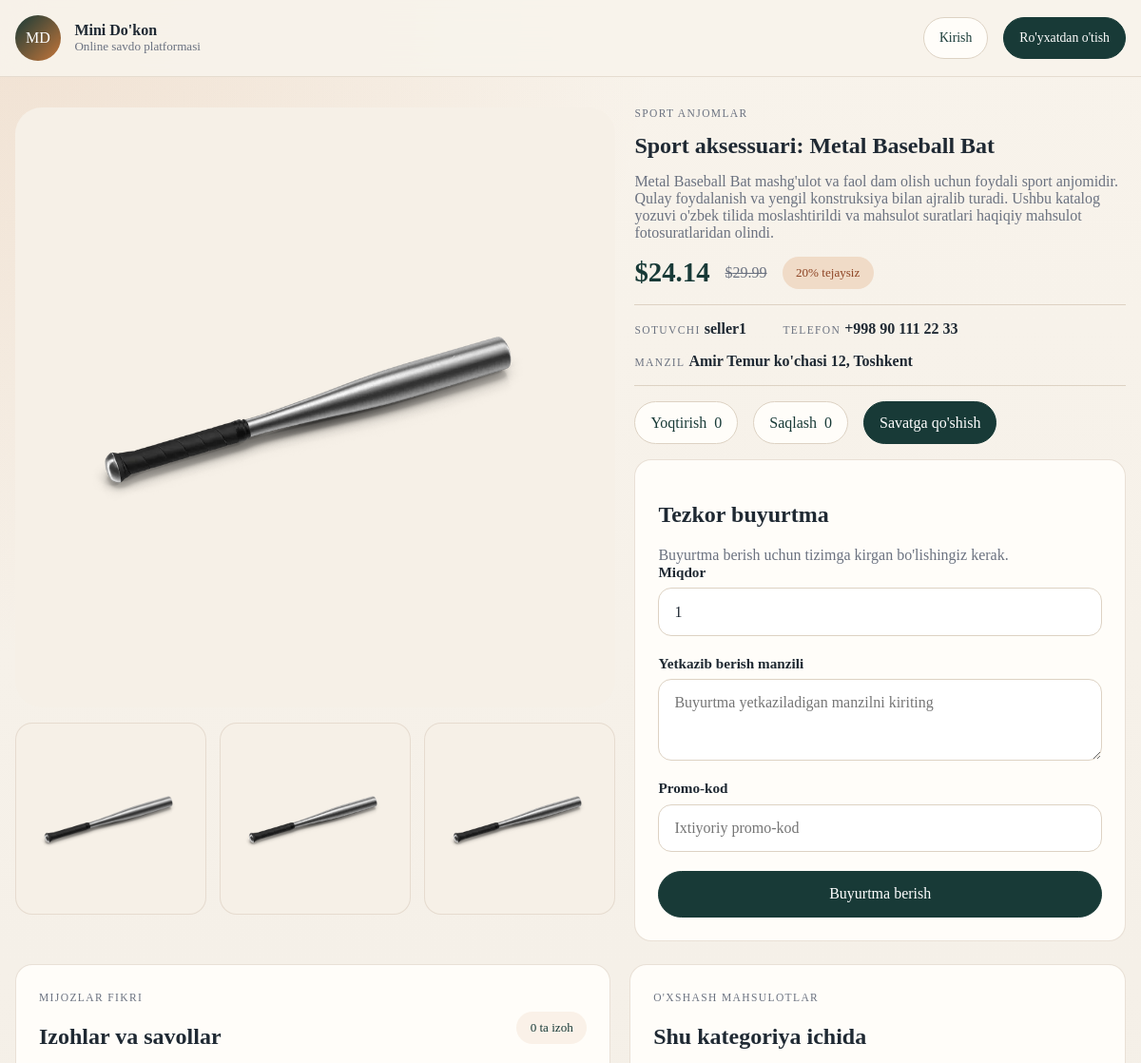
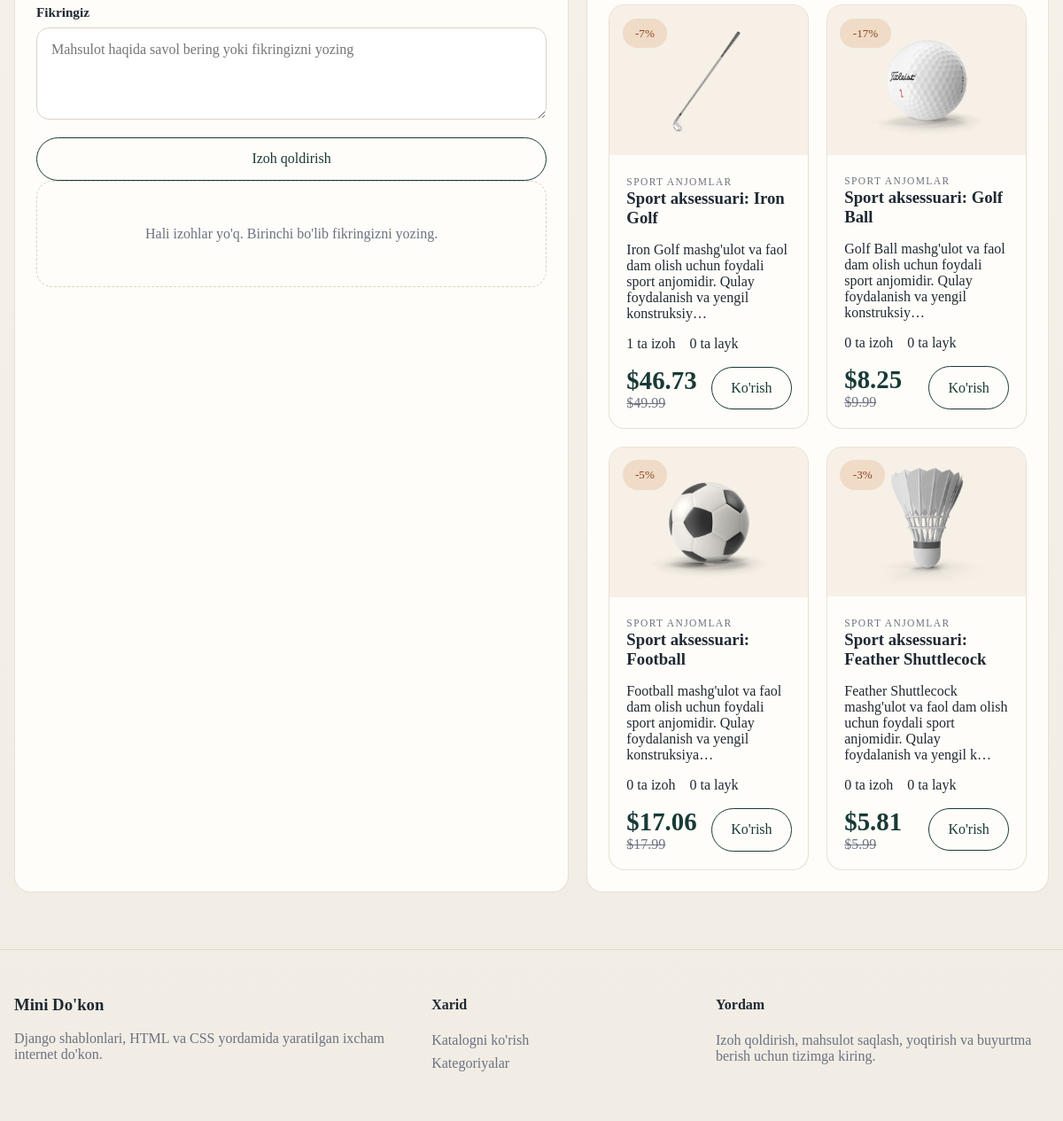
The app's page /products/434/ with its own data (2 pictures, top to bottom).
### products/models.py (models this page shows, shortened)
class Product(models.Model):
    author = models.ForeignKey(CustomUser, on_delete=models.CASCADE)
    category = models.ForeignKey(Category, on_delete=models.CASCADE)
    title = models.CharField(max_length=150)
    description = models.TextField()
    price = models.DecimalField(max_digits=10000000, decimal_places=2)
    address = models.CharField(max_length=150)
    phone_number = models.CharField(max_length=17)
    discount_percent = models.DecimalField(max_digits=5, decimal_places=2, default=0)
    def discounted_price(self):
        if self.discount_percent > 0:
            return self.price * (Decimal(100) - self.discount_percent) / Decimal(100)
        return self.price
    @property
    def cover_image(self):
        return self.images.first()
    @property
    def has_discount(self):
        return self.discount_percent > 0
    class Meta:
        ordering = ("-id",)

class ProductImage(models.Model):
    product = models.ForeignKey(
        Product, on_delete=models.CASCADE, related_name="images"
    )
    image = models.ImageField(
        upload_to="products/", default="products/default_product.png"
    )

class Category(models.Model):
    name = models.CharField(max_length=20)
    class Meta:
        ordering = ("name",)

### accounts/models.py (models this page shows, shortened)
class CustomUser(AbstractUser):
    USER_TYPES = (
        ("admin", "Admin"),
        ("user", "User"),
        ("seller", "Seller"),
    )
    id = models.UUIDField(unique=True, primary_key=True, editable=False, default=uuid.uuid4)
    created_at = models.DateTimeField(auto_now_add=True)
    updated_at = models.DateTimeField(auto_now=True)
    type = models.CharField(max_length=20, choices=USER_TYPES, default="user")
    avatar = models.ImageField(
        upload_to="avatars/", default="avatars/default_avatar.png", blank=True
    )

### products/views.py (the view)
# urls.py: path("products/<int:pk>/", ProductDetailView.as_view(), name="detail"),
class ProductDetailView(DetailView):
    model = Product
    template_name = "products/detail.html"
    context_object_name = "product"
    def get_queryset(self):
        return (
            Product.objects.select_related("author", "category")
            .prefetch_related("images", "comments__author")
            .annotate(comment_total=Count("comments", distinct=True))
            .annotate(like_total=Count("likes", distinct=True))
            .annotate(saved_total=Count("saved_by", distinct=True))
        )
    def get_context_data(self, **kwargs):
        context = super().get_context_data(**kwargs)
        context["comment_form"] = kwargs.get("comment_form", CommentForm())
        context["checkout_form"] = CheckoutForm()
        context["related_products"] = (
            Product.objects.select_related("category")
            .prefetch_related("images")
            .filter(category=self.object.category)
            .exclude(pk=self.object.pk)[:4]
        )
        user = self.request.user
        context["is_liked"] = user.is_authenticated and Like.objects.filter(
            user=user, product=self.object
        ).exists()
        context["is_saved"] = user.is_authenticated and Saved.objects.filter(
            user=user, product=self.object
        ).exists()
        context["is_in_cart"] = False
        if user.is_authenticated:
            card = Card.objects.filter(user=user).first()
            if card:
                context["is_in_cart"] = CardItem.objects.filter(
                    card=card, product=self.object
                ).exists()
        return context

### products/forms.py
class CommentForm(forms.ModelForm):
    class Meta:
        model = Comment
        fields = ["body"]
        widgets = {
            "body": forms.Textarea(
                attrs={
                    "rows": 4,
                    "placeholder": "Mahsulot haqida savol bering yoki fikringizni yozing",
                }
            )
        }
        labels = {
            "body": "Fikringiz",
        }

### orders/forms.py
class CheckoutForm(forms.Form):
    quantity = forms.IntegerField(min_value=1, initial=1, label="Miqdor", required=False)
    address = forms.CharField(
        label="Yetkazib berish manzili",
        widget=forms.Textarea(
            attrs={
                "rows": 3,
                "placeholder": "Buyurtma yetkaziladigan manzilni kiriting",
            }
        )
    )
    promo_code = forms.CharField(
        required=False,
        max_length=50,
        label="Promo-kod",
        widget=forms.TextInput(
            attrs={
                "placeholder": "Ixtiyoriy promo-kod",
            }
        ),
    )

### templates/products/detail.html (shortened to what this page needs)
{% extends "base.html" %}
{% block content %}
    <section class="detail-layout">
        <div class="detail-gallery">
            {% if product.cover_image %}
                <div class="detail-main-image">
                    <img src="{{ product.cover_image.image.url }}" alt="{{ product.title }}">
                </div>
            {% else %}
                <div class="detail-main-image detail-main-image--empty">Rasm mavjud emas</div>
            {% endif %}
            <div class="thumb-grid">
                {% for image in product.images.all %}
                    <div class="thumb-card">
                        <img src="{{ image.image.url }}" alt="{{ product.title }}">
                    </div>
                {% empty %}
                    <div class="thumb-card thumb-card--empty">Mahsulot suratlari hali yuklanmagan.</div>
                {% endfor %}
            </div>
        </div>
        <div class="detail-summary">
            <span class="section-tag">{{ product.category.name }}</span>
            <h1>{{ product.title }}</h1>
            <p class="lead">{{ product.description }}</p>
            <div class="detail-price">
                <strong>${{ product.discounted_price|floatformat:2 }}</strong>
                {% if product.has_discount %}
                    <span class="old-price">${{ product.price|floatformat:2 }}</span>
                    <span class="badge">{{ product.discount_percent|floatformat:0 }}% tejaysiz</span>
                {% endif %}
            </div>
            <div class="detail-meta">
                <div>
                    <span class="meta-label">Sotuvchi</span>
                    <strong>{{ product.author.username }}</strong>
                </div>
                <div>
                    <span class="meta-label">Telefon</span>
                    <strong>{{ product.phone_number }}</strong>
                </div>
                <div>
                    <span class="meta-label">Manzil</span>
                    <strong>{{ product.address }}</strong>
                </div>
            </div>
            <div class="action-grid">
                <form method="post" action="{% url 'products:toggle_like' product.pk %}" class="inline-form">
                    <button type="submit" class="action-pill">
                        {% if is_liked %}Laykni olib tashlash{% else %}Yoqtirish{% endif %}
                        <span>{{ product.like_total }}</span>
                    </button>
                </form>
                <form method="post" action="{% url 'products:toggle_save' product.pk %}" class="inline-form">
                    <button type="submit" class="action-pill">
                        {% if is_saved %}Saqlanganlardan olib tashlash{% else %}Saqlash{% endif %}
                        <span>{{ product.saved_total }}</span>
                    </button>
                </form>
                <form method="post" action="{% url 'orders:add_to_cart' product.pk %}" class="inline-form">
                    <button type="submit" class="action-pill action-pill--solid">
                        {% if is_in_cart %}Savatga yana qo'shish{% else %}Savatga qo'shish{% endif %}
                    </button>
                </form>
            </div>
            <div class="panel">
                <h2>Tezkor buyurtma</h2>
                <p class="panel-copy">Buyurtma berish uchun tizimga kirgan bo'lishingiz kerak.</p>
                <form method="post" action="{% url 'orders:checkout' product.pk %}" class="stack-form">
                    {% for field in checkout_form %}
                        <div class="field">
                            <label for="{{ field.id_for_label }}">{{ field.label }}</label>
                            {{ field }}
                        </div>
                    {% endfor %}
                    <button type="submit" class="button">Buyurtma berish</button>
                </form>
            </div>
        </div>
    </section>
    <section class="detail-sections">
        <div class="panel">
            <div class="section-head">
                <div>
                    <span class="section-tag">Mijozlar fikri</span>
                    <h2>Izohlar va savollar</h2>
                </div>
                <span class="meta-pill">{{ product.comment_total }} ta izoh</span>
            </div>
            <form method="post" action="{% url 'products:comment' product.pk %}" class="stack-form">
                <div class="field">
                    <label for="{{ comment_form.body.id_for_label }}">{{ comment_form.body.label }}</label>
                    {{ comment_form.body }}
                </div>
                <button type="submit" class="button button--ghost">Izoh qoldirish</button>
            </form>
            <div class="comment-list">
                {% for comment in product.comments.all %}
                    <article class="comment-card">
                        <div class="comment-card__top">
                            <strong>{{ comment.author.username }}</strong>
                            <span>{{ comment.created_at|date:"d M, Y" }}</span>
                        </div>
                        <p>{{ comment.body }}</p>
                    </article>
                {% empty %}
                    <div class="empty-state empty-state--small">
                        <p>Hali izohlar yo'q. Birinchi bo'lib fikringizni yozing.</p>
                    </div>
                {% endfor %}
            </div>
        </div>
        <div class="panel">
            <div class="section-head">
                <div>
                    <span class="section-tag">O'xshash mahsulotlar</span>
                    <h2>Shu kategoriya ichida</h2>
                </div>
            </div>
            <div class="product-grid product-grid--compact">
                {% for product in related_products %}
                    {% include "products/product_card.html" %}
                {% empty %}
                    <div class="empty-state empty-state--small">
                        <p>Hozircha o'xshash mahsulotlar mavjud emas.</p>
                    </div>
                {% endfor %}
            </div>
        </div>
    </section>
{% endblock %}

### templates/base.html (shortened to what this page needs)
{% load static %}
<!DOCTYPE html>
<html lang="uz">
<head>
    <link rel="stylesheet" href="{% static 'css/shop.css' %}">
</head>
<body>
    <div class="site-shell">
        <header class="site-header">
            <div class="container nav-shell">
                <a class="brand" href="{% url 'products:home' %}">
                    <span class="brand-mark">MD</span>
                    <span>
                        <strong>Mini Do'kon</strong>
                        <small>Online savdo platformasi</small>
                    </span>
                </a>
                <div class="nav-group">
                    <div class="nav-side">
                        {% if request.user.is_authenticated %}
                            <a class="nav-chip" href="{% url 'products:liked' %}">Yoqtirilganlar ({{ request.user.liked_items_count }})</a>
                            <a class="nav-chip" href="{% url 'products:saved' %}">Saqlanganlar ({{ request.user.saved_items_count }})</a>
                            <a class="nav-chip" href="{% url 'orders:cart' %}">Savat ({{ request.user.cart_items_count }})</a>
                            <a class="nav-chip" href="{% url 'orders:order_list' %}">Buyurtmalar</a>
                            {% if request.user.is_seller %}
                                <a class="nav-chip" href="{% url 'products:seller_products' %}">Mening mahsulotlarim</a>
                            {% endif %}
                            <div class="user-pill">
                                <div class="user-pill__avatar">
                                    <img src="{{ request.user.avatar.url }}" alt="{{ request.user.username }}">
                                </div>
                                <div class="user-pill__content">
                                    <strong>{{ request.user.username }}</strong>
                                    <span>{{ request.user.full_name_or_username }}</span>
                                    <span>Roli: {{ request.user.role_name }}</span>
                                </div>
                            </div>
                            <a class="nav-chip" href="{% url 'accounts:profile' %}">Profilni tahrirlash</a>
                            <form method="post" action="{% url 'accounts:logout' %}" class="inline-form">
                                {% csrf_token %}
                                <button type="submit" class="nav-chip nav-chip--button">Chiqish</button>
                            </form>
                        {% else %}
                            <a class="nav-chip" href="{% url 'accounts:login' %}">Kirish</a>
                            <a class="nav-chip nav-chip--solid" href="{% url 'accounts:register' %}">Ro'yxatdan o'tish</a>
                        {% endif %}
                    </div>
                </div>
            </div>
        </header>
        <main class="page-shell">
            <div class="container">
                {% block content %}{% endblock %}
            </div>
        </main>
        <footer class="site-footer" id="contact">
            <div class="container footer-grid">
                <div>
                    <h3>Mini Do'kon</h3>
                    <p>Django shablonlari, HTML va CSS yordamida yaratilgan ixcham internet do'kon.</p>
                </div>
                <div>
                    <h4>Xarid</h4>
                    <a href="{% url 'products:home' %}">Katalogni ko'rish</a>
                    <a href="{% url 'products:home' %}#collections">Kategoriyalar</a>
                </div>
                <div>
                    <h4>Yordam</h4>
                    <p>Izoh qoldirish, mahsulot saqlash, yoqtirish va buyurtma berish uchun tizimga kiring.</p>
                </div>
            </div>
        </footer>
    </div>
</body>
</html>

### templates/products/product_card.html
<article class="product-card">
    <a class="product-card__image" href="{% url 'products:detail' product.pk %}">
        {% if product.cover_image %}
            <img src="{{ product.cover_image.image.url }}" alt="{{ product.title }}">
        {% else %}
            <div class="image-placeholder">Rasm mavjud emas</div>
        {% endif %}
        {% if product.has_discount %}
            <span class="badge">-{{ product.discount_percent|floatformat:0 }}%</span>
        {% endif %}
    </a>
    <div class="product-card__body">
        <div class="eyebrow">{{ product.category.name }}</div>
        <h3><a href="{% url 'products:detail' product.pk %}">{{ product.title }}</a></h3>
        <p>{{ product.description|truncatechars:110 }}</p>
        <div class="meta-row">
            <span>{{ product.comment_total|default:product.comments.count }} ta izoh</span>
            <span>{{ product.like_total|default:product.likes.count }} ta layk</span>
        </div>
        <div class="price-row">
            <div>
                <strong>${{ product.discounted_price|floatformat:2 }}</strong>
                {% if product.has_discount %}
                    <span class="old-price">${{ product.price|floatformat:2 }}</span>
                {% endif %}
            </div>
            <a class="button button--ghost" href="{% url 'products:detail' product.pk %}">Ko'rish</a>
        </div>
    </div>
</article>

### records on screen
Product: cover_image.image (picture), category.name "SPORT ANJOMLAR", title "Sport aksessuari: Metal Baseball Bat", description "Metal Baseball Bat mashg'ulot va faol dam olish uchun foydali sport anjomidir. Qulay foydalanish va yengil konstruksiya bilan ajralib turadi. Ushbu katalog yozuvi o'zbek tilida moslashtirildi va mahsulot suratlari haqiqiy mahsulot fotosuratlaridan olindi.", discounted_price "24.14", price "29.99", discount_percent "20", author.username "seller1", phone_number "+998 90 111 22 33", address "Amir Temur ko'chasi 12, Toshkent", like_total "0", saved_total "0", comment_total "0"
ProductImage: image (picture)
ProductImage: image (picture)
ProductImage: image (picture)
Product: cover_image.image (picture), discount_percent "7", category.name "SPORT ANJOMLAR", title "Sport aksessuari: Iron Golf", description "Iron Golf mashg'ulot va faol dam olish uchun foydali sport anjomidir. Qulay foydalanish va yengil konstruksiy…", comment_total "1", like_total "0", discounted_price "46.73", price "49.99"
Product: cover_image.image (picture), discount_percent "17", category.name "SPORT ANJOMLAR", title "Sport aksessuari: Golf Ball", description "Golf Ball mashg'ulot va faol dam olish uchun foydali sport anjomidir. Qulay foydalanish va yengil konstruksiy…", comment_total "0", like_total "0", discounted_price "8.25", price "9.99"
Product: cover_image.image (picture), discount_percent "5", category.name "SPORT ANJOMLAR", title "Sport aksessuari: Football", description "Football mashg'ulot va faol dam olish uchun foydali sport anjomidir. Qulay foydalanish va yengil konstruksiya…", comment_total "0", like_total "0", discounted_price "17.06", price "17.99"
Product: cover_image.image (picture), discount_percent "3", category.name "SPORT ANJOMLAR", title "Sport aksessuari: Feather Shuttlecock", description "Feather Shuttlecock mashg'ulot va faol dam olish uchun foydali sport anjomidir. Qulay foydalanish va yengil k…", comment_total "0", like_total "0", discounted_price "5.81", price "5.99"

### other values on screen
{{ field.label }} "Miqdor" "Yetkazib berish manzili" "Promo-kod"
{{ comment_form.body.label }} "Fikringiz"
